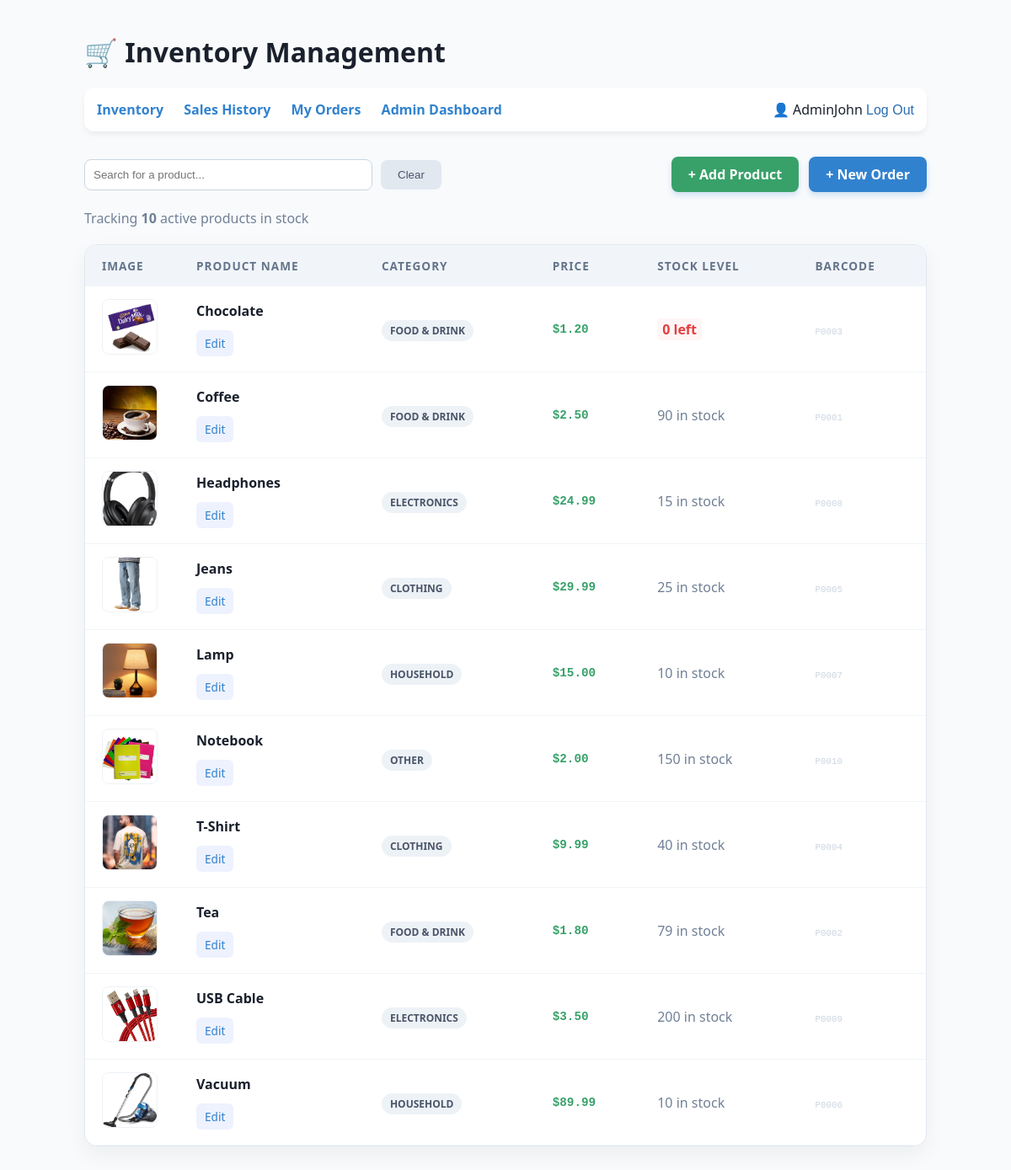
Screenshot of /sales/products/ (signed in) with the database file from the repository.
### sales/models.py (models this page shows, shortened)
class Product(models.Model):
    CATEGORY_CHOICES = [
        ('food',        'Food & Drink'),
        ('electronics', 'Electronics'),
        ('clothing',    'Clothing'),
        ('household',   'Household'),
        ('other',       'Other'),
    ]
    name       = models.CharField(max_length=200)
    category   = models.CharField(max_length=20, choices=CATEGORY_CHOICES)
    price      = models.DecimalField(max_digits=8, decimal_places=2)   # e.g. 12.99
    stock      = models.PositiveIntegerField(default=0)                # units in stock
    barcode    = models.CharField(max_length=50, unique=True, blank=True)
    is_active  = models.BooleanField(default=True)                     # hide discontinued items
    image      = models.ImageField(upload_to='product_images/', blank=True, null=True)
    class Meta:
        ordering = ['name']

### sales/views.py (the view)
# urls.py: path('products/',               views.product_list,         name='product_list'),
@login_required
def product_list(request):
    query = request.GET.get('q')
    if query:
        products = Product.objects.filter(name__icontains=query, is_active=True).order_by('name')
    else:
        products = Product.objects.filter(is_active=True).order_by('name')
    return render(request, 'sales/product_list.html', {'products': products})

### sales/templates/sales/product_list.html (shortened to what this page needs)
<!DOCTYPE html>
<html lang="en">
<head>
</head>
<body>
    <h1>🛒 Inventory Management</h1>
    <nav>
        <a href="{% url 'product_list' %}">Inventory</a>
        <a href="{% url 'order_list' %}">Sales History</a>
        <a href="{% url 'my_orders' %}">My Orders</a>
        <a href="/admin/">Admin Dashboard</a>
        <span style="float:right">
            👤 {{ request.user.username }}
            <form method="post" action="/accounts/logout/" style="display:inline">
                <button type="submit" style="background:none;border:none;color:#2b6cb0;cursor:pointer;padding:0;font-size:1em">
                    Log Out
                </button>
    </nav>
    <div style="margin-bottom: 20px; display: flex; gap: 10px; align-items: center;">
        <input
            id="liveSearchInput"
            type="text"
            name="q"
            placeholder="Search for a product..."
            value="{{ request.GET.q }}"
            class="search-input"
        >
        <button
            id="clearSearchBtn"
            type="button"
            style="padding: 10px 20px; background: #e2e8f0; color: #4a5568; border: none; border-radius: 8px; cursor: pointer;"
        >
            Clear
        </button>
        <div style="margin-left:auto;" class="toolbar">
            <a href="{% url 'add_product' %}" class="btn-new-order" style="background:#38a169">+ Add Product</a>
            <a href="{% url 'create_order' %}" class="btn-new-order">+ New Order</a>
        </div>
    </div>
    <p style="color: #718096; margin-bottom: 20px;">
        Tracking <b>{{ products.count }}</b> active products in stock
    </p>
    <div class="table-container">
        <table>
            <thead>
                <tr>
                    <th style="width:72px">Image</th>
                    <th>Product Name</th>
                    <th>Category</th>
                    <th>Price</th>
                    <th>Stock Level</th>
                    <th>Barcode</th>
                </tr>
            </thead>
            <tbody>
            {% for product in products %}
                <tr class="product-row" data-search-text="{{ product.name|lower }} {{ product.get_category_display|lower }} {{ product.barcode|default:''|lower }}">
                    <td style="width:72px">
                        {% if product.image %}
                        <img src="{{ product.image.url }}" alt="{{ product.name }}" style="width:64px;height:64px;object-fit:cover;border-radius:8px;border:1px solid #edf2f7">
                        {% else %}
                        <div style="width:64px;height:64px;border-radius:8px;background:#f1f5f9;display:flex;align-items:center;justify-content:center;color:#94a3b8;font-weight:700">IMG</div>
                        {% endif %}
                    </td>
                    <td>
                        <a href="{% url 'product_detail' product.pk %}" class="product-link">
                            {{ product.name }}
                        </a>
                        <div style="margin-top:6px">
                            <a href="{% url 'edit_product' product.pk %}" class="edit-link">Edit</a>
                        </div>
                    </td>
                    <td>
                        <span class="badge">{{ product.get_category_display }}</span>
                    </td>
                    <td class="price-text">${{ product.price|floatformat:2 }}</td>
                    <td>
                        {% if product.stock <= 5 %}
                            <span class="low-stock"> {{ product.stock }} left</span>
                        {% elif product.stock == 0 %}
                            <span class="out-of-stock">Sold Out</span>
                        {% else %}
                            <span style="color: #718096;">{{ product.stock }} in stock</span>
                        {% endif %}
                    </td>
                    <td>
                        <small style="color: #cbd5e0; font-family: monospace;">
                            {{ product.barcode|default:"---" }}
                        </small>
                    </td>
                </tr>
            {% empty %}
                <tr id="noProductsRow">
                    <td colspan="6" class="empty-state">
                        Your warehouse is empty! <br>Add products in the admin panel.
                    </td>
                </tr>
            {% endfor %}
            </tbody>
        </table>
    </div>
</body>
</html>

### sales/templates/sales/product_list.html (style rules this page uses)
:root { --bg: #f8fafc; --primary: #3182ce; --text-dark: #1a202c; --success: #38a169; --danger: #e53e3e; --warning: #dd6b20; }
body { font-family: 'Segoe UI', sans-serif; max-width: 1000px; margin: 40px auto; padding: 0 20px; background: var(--bg); color: var(--text-dark); }
h1 { display: flex; align-items: center; gap: 10px; }
nav { background: white; padding: 15px; border-radius: 12px; box-shadow: 0 4px 6px rgba(0,0,0,0.05); margin-bottom: 30px; }
nav a { margin-right: 20px; text-decoration: none; color: var(--primary); font-weight: 600; }
.table-container { background: white; border-radius: 15px; overflow: hidden; box-shadow: 0 10px 25px rgba(0,0,0,0.05); border: 1px solid #e2e8f0; }
table { width: 100%; border-collapse: collapse; }
th { background: #f1f5f9; color: #64748b; font-size: 0.85em; text-transform: uppercase; letter-spacing: 1px; padding: 15px 20px; text-align: left; }
td { padding: 15px 20px; border-bottom: 1px solid #f1f5f9; transition: 0.2s; }
.badge { padding: 4px 10px; border-radius: 20px; font-size: 0.75em; font-weight: bold; background: #edf2f7; color: #4a5568; text-transform: uppercase; }
.price-text { font-weight: 800; color: var(--success); font-family: monospace; font-size: 1.1em; }
.low-stock { color: var(--danger); font-weight: bold; background: #fff5f5; padding: 2px 6px; border-radius: 4px; }
.product-link { text-decoration: none; color: var(--text-dark); font-weight: 600; }
.search-input { padding: 10px; border-radius: 8px; border: 1px solid #cbd5e0; width: 320px; }
.btn-new-order { background-color: var(--primary); color: white; padding: 10px 20px; border-radius: 8px; text-decoration: none; font-weight: bold; box-shadow: 0 4px 6px rgba(49, 130, 206, 0.2); transition: 0.2s; display: inline-block; margin: 0; }
.toolbar { display:flex; gap:12px; align-items:center }
.edit-link { display:inline-block; margin-top:6px; padding:6px 10px; background:#eef2ff; border-radius:6px; color:#3182ce; text-decoration:none; font-size:0.85em }

### rows the page displays
Product: image (picture), name "Chocolate", category "FOOD & DRINK", price "1.20", stock "0", barcode "P0003"
Product: image (picture), name "Coffee", category "FOOD & DRINK", price "2.50", stock "90", barcode "P0001"
Product: image (picture), name "Headphones", category "ELECTRONICS", price "24.99", stock "15", barcode "P0008"
Product: image (picture), name "Jeans", category "CLOTHING", price "29.99", stock "25", barcode "P0005"
Product: image (picture), name "Lamp", category "HOUSEHOLD", price "15.00", stock "10", barcode "P0007"
Product: image (picture), name "Notebook", category "OTHER", price "2.00", stock "150", barcode "P0010"
Product: image (picture), name "T-Shirt", category "CLOTHING", price "9.99", stock "40", barcode "P0004"
Product: image (picture), name "Tea", category "FOOD & DRINK", price "1.80", stock "79", barcode "P0002"
Product: image (picture), name "USB Cable", category "ELECTRONICS", price "3.50", stock "200", barcode "P0009"
Product: image (picture), name "Vacuum", category "HOUSEHOLD", price "89.99", stock "10", barcode "P0006"

### other values shown
{{ request.user.username }} "AdminJohn"
{{ products.count }} "10"
